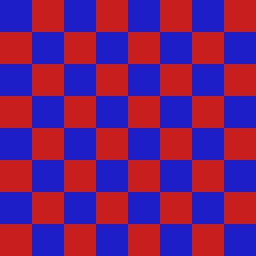
#> input picture samples/polyglot_png.png, 64 x 64 px, found by its file name (shown 4 times larger)
$ python dct_analysis.py --file samples/polyglot_png.png --json
#> lines starting #> are read from the running program, lines starting #| are printed output that depends on the picture; after the words box and inside, x2 and y2 are one past the last pixel; in counts of white or black regions, pixels touching at a corner belong together
#!/usr/bin/env python3
"""Bir görseli 8x8 (veya verilen boyutta) bloklara bölüp her blok için
OpenCV `cv2.dct` ile DCT (Ayrık Kosinüs Dönüşümü) katsayılarını hesaplar
ve blok bazlı yüksek frekans enerjisini bir ısı haritası olarak
görselleştirir.

Yöntem:
    Görsel gri tonlamaya çevrilir, `block_size x block_size` bloklara
    ayrılır (taşan kenar piksel'ler atılır). Her blokta `cv2.dct()`
    uygulanır; blok içindeki düşük frekans köşesi (sol üst 2x2, DC dahil)
    dışındaki katsayıların mutlak değer toplamı "yüksek frekans enerjisi"
    olarak alınır. Doğal/temiz bir görselde blok enerjisi görsel içeriğe
    (kenar/detay yoğunluğuna) göre değişkenlik gösterirken, LSB'lere
    rastgele veri gömülmüş bir görselde yüksek frekans enerjisi tüm
    bloklarda belirgin biçimde ve tekdüze (uniform) şekilde yükselir —
    çünkü rastgele bit gürültüsü frekans alanında geniş bantlı enerji
    üretir.

Kullanım:
    python scripts/dct_analysis.py --file samples/sample.png
    python scripts/dct_analysis.py --file samples/polyglot_png.png --json
"""
import argparse
import json
import sys
from pathlib import Path

import cv2
import numpy as np

import matplotlib
matplotlib.use("Agg")
import matplotlib.pyplot as plt

DEFAULT_BLOCK_SIZE = 8
LOW_FREQ_CORNER = 2  # sol üst LOW_FREQ_CORNER x LOW_FREQ_CORNER katsayı = düşük frekans
FLAT_ENERGY_THRESHOLD = 1.0  # bu değerin altı "gözle görülür yüksek frekans yok" sayılır
UNIFORM_RELATIVE_STD_THRESHOLD = 0.5  # std/ortalama bu değerin altındaysa "tekdüze" (gürültü benzeri)


def load_grayscale(path: Path) -> np.ndarray:
    """Görseli gri tonlamalı OpenCV dizisi olarak okur; okunamazsa `ValueError`."""
    img = cv2.imread(str(path), cv2.IMREAD_GRAYSCALE)
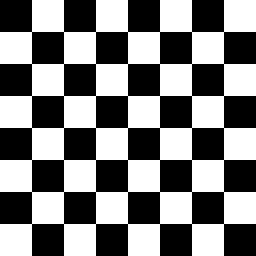
#> img: shape (64, 64) (shown 4 times larger); values 49 (black) and 80 (white), 50% white; 1 white region, box (x1, y1, x2, y2) and area: (0, 0, 64, 64) 2048
    if img is None:
        raise ValueError(f"Görsel okunamadı (desteklenmeyen format veya bozuk dosya): {path}")
    return img


def compute_block_high_freq_energy(gray: np.ndarray, block_size: int) -> np.ndarray:
    """Gri tonlamalı görüntüyü bloklara ayırıp her blok için yüksek frekans
    DCT enerjisini hesaplar; sonuç blok-çözünürlüğünde bir 2B dizi."""
#> called with block_size = 8
    h, w = gray.shape
#> h = 64; w = 64
    rows = h // block_size
#> rows = 8
    cols = w // block_size
#> cols = 8
    if rows == 0 or cols == 0:
        raise ValueError(f"Görsel ({w}x{h}) blok boyutundan ({block_size}) küçük")

    cropped = gray[:rows * block_size, :cols * block_size].astype(np.float32)
    energy_map = np.zeros((rows, cols), dtype=np.float64)

    for r in range(rows):
        for c in range(cols):
            block = cropped[r * block_size:(r + 1) * block_size, c * block_size:(c + 1) * block_size]
            coeffs = cv2.dct(block)
            total_energy = np.sum(np.abs(coeffs))
            low_freq_energy = np.sum(np.abs(coeffs[:LOW_FREQ_CORNER, :LOW_FREQ_CORNER]))
            energy_map[r, c] = total_energy - low_freq_energy

    return energy_map


def plot_energy_map(energy_map: np.ndarray, title: str, output_path: Path) -> None:
    """Blok bazlı yüksek frekans enerji haritasını ısı haritası olarak
    `output_path`'e kaydeder."""
    fig, ax = plt.subplots(figsize=(8, 6))
    im = ax.imshow(energy_map, cmap="inferno", interpolation="nearest")
    ax.set_xlabel("Blok sütunu")
    ax.set_ylabel("Blok satırı")
    ax.set_title(title)
    fig.colorbar(im, ax=ax, label="Yüksek frekans DCT enerjisi")
    fig.tight_layout()
    output_path.parent.mkdir(parents=True, exist_ok=True)
    fig.savefig(output_path, dpi=150)
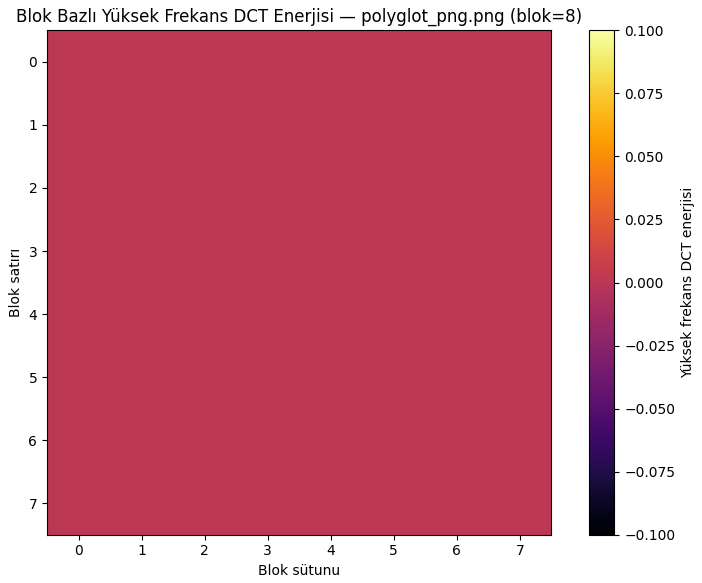
#> figure drawn by matplotlib, 2 panels
    plt.close(fig)


def analyze(path: Path, block_size: int, output_path: Path) -> dict:
    """DCT yüksek frekans enerji haritasını üretip kaydeder, ortalama/std
    değerlerine göre tekdüze (gürültü benzeri) mi yoksa içerik-bağımlı mı
    olduğunu yorumlayarak raporlar. Modülün ana giriş noktasıdır;
    tamamlayıcı bir sinyaldir, ana tespit `detect_trailer`'dır."""
    gray = load_grayscale(path)
    energy_map = compute_block_high_freq_energy(gray, block_size)

    title = f"Blok Bazlı Yüksek Frekans DCT Enerjisi — {path.name} (blok={block_size})"
    plot_energy_map(energy_map, title, output_path)

    mean_energy = float(np.mean(energy_map))
#> mean_energy = 0
    max_energy = float(np.max(energy_map))
#> max_energy = 0
    std_energy = float(np.std(energy_map))
#> std_energy = 0
    relative_std = (std_energy / mean_energy) if mean_energy > 0 else 0.0
#> relative_std = 0

    if mean_energy < FLAT_ENERGY_THRESHOLD:
        interpretation = "gözle görülür yüksek frekans enerjisi yok (düz/basit içerik veya sıkıştırma sonrası temiz alan)."
    elif relative_std < UNIFORM_RELATIVE_STD_THRESHOLD:
        interpretation = (
            "yüksek ortalama ve düşük standart sapma birlikte, tüm görsele yayılmış "
            "tekdüze gürültüyü işaret eder (LSB-steganografi ile tutarlı)."
        )
    else:
        interpretation = (
            "yüksek frekans enerjisi bloklar arasında belirgin değişkenlik gösteriyor; "
            "bu, tekdüze gürültüden çok içerik-bağımlı (kenar/detay) frekans dağılımıyla tutarlı."
        )

    summary = (
        f"{energy_map.shape[0]}x{energy_map.shape[1]} blok, ortalama yüksek frekans enerjisi "
        f"{mean_energy:.1f} (std={std_energy:.1f}, maks={max_energy:.1f}) — {interpretation}"
    )

    return {
        "file": str(path),
        "width": gray.shape[1],
        "height": gray.shape[0],
        "block_size": block_size,
        "block_rows": energy_map.shape[0],
        "block_cols": energy_map.shape[1],
        "mean_high_freq_energy": round(mean_energy, 2),
        "std_high_freq_energy": round(std_energy, 2),
        "max_high_freq_energy": round(max_energy, 2),
        "output": str(output_path),
        "analysis_summary": summary,
    }


def parse_args() -> argparse.Namespace:
    parser = argparse.ArgumentParser(description=__doc__, formatter_class=argparse.RawDescriptionHelpFormatter)
    parser.add_argument("--file", required=True, type=Path, help="Analiz edilecek görsel yolu")
    parser.add_argument(
        "--block-size", type=int, default=DEFAULT_BLOCK_SIZE,
        help=f"DCT blok boyutu (piksel), varsayılan {DEFAULT_BLOCK_SIZE}",
    )
    parser.add_argument(
        "--output", type=Path, default=None,
        help="Isı haritası PNG çıktı yolu (varsayılan: docs/dct-<dosya-adi>.png)",
    )
    parser.add_argument("--json", action="store_true", help="Sonucu JSON olarak yazdır")
    return parser.parse_args()


def print_report(result: dict) -> None:
    print(f"Dosya:                  {result['file']}")
    print(f"Boyutlar:               {result['width']}x{result['height']}")
    print(f"Blok boyutu:            {result['block_size']} ({result['block_rows']}x{result['block_cols']} blok)")
    print(f"Ort. yüksek frek. enrj: {result['mean_high_freq_energy']}")
    print(f"Std yüksek frek. enrj:  {result['std_high_freq_energy']}")
    print(f"Maks yüksek frek. enrj: {result['max_high_freq_energy']}")
    print(f"Isı haritası kaydedildi: {result['output']}")
    print(f"Özet:                   {result['analysis_summary']}")


def main() -> int:
    args = parse_args()
    if not args.file.exists():
        print(f"Hata: dosya bulunamadı: {args.file}", file=sys.stderr)
        return 1
    if args.block_size <= 0:
        print("Hata: --block-size pozitif bir tam sayı olmalı", file=sys.stderr)
        return 1

    safe_name = args.file.name.replace(".", "_")
    output_path = args.output or Path("docs") / f"dct-{safe_name}.png"

    try:
        result = analyze(args.file, args.block_size, output_path)
#> result = 11 items
    except ValueError as exc:
        print(f"Hata: {exc}", file=sys.stderr)
        return 1

    if args.json:
        print(json.dumps(result, indent=2, ensure_ascii=False))
#| {
#|   "file": "samples/polyglot_png.png",
#|   "width": 64,
#|   "height": 64,
#|   "block_size": 8,
#|   "block_rows": 8,
#|   "block_cols": 8,
#|   "mean_high_freq_energy": 0.0,
#|   "std_high_freq_energy": 0.0,
#|   "max_high_freq_energy": 0.0,
#|   "output": "docs/dct-polyglot_png_png.png",
#|   "analysis_summary": "8x8 blok, ortalama yüksek frekans enerjisi 0.0 (std=0.0, maks=0.0) — gözle görülür yüksek frekans enerjisi yok (düz/basit içerik veya sıkıştırma sonrası temiz alan)."
#> (further printed lines are left out)
    else:
        print_report(result)
    return 0


if __name__ == "__main__":
    raise SystemExit(main())
#> (the program exits here)
